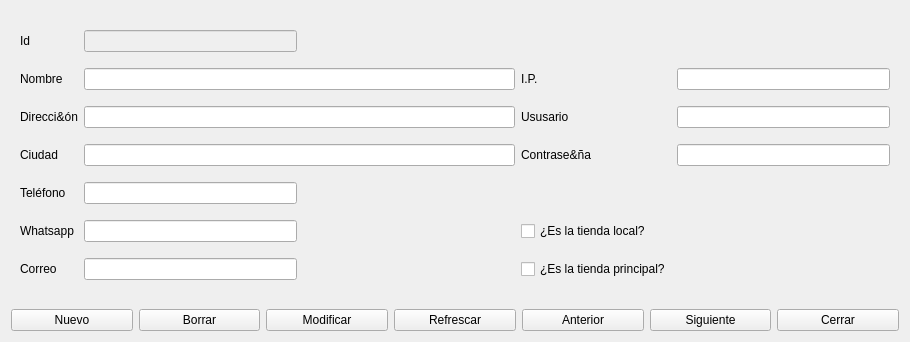
<?xml version="1.0" encoding="UTF-8"?>
<ui version="4.0">
 <class>tiendas</class>
 <widget class="QDialog" name="tiendas">
  <property name="geometry">
   <rect>
    <x>0</x>
    <y>0</y>
    <width>910</width>
    <height>342</height>
   </rect>
  </property>
  <property name="windowTitle">
   <string>Tiendas</string>
  </property>
  <property name="windowIcon">
   <iconset resource="recursos.qrc">
    <normaloff>:/imagenes/Emeicjac logo.jpg</normaloff>:/imagenes/Emeicjac logo.jpg</iconset>
  </property>
  <layout class="QGridLayout" name="gridLayout">
   <item row="3" column="0" colspan="8">
    <layout class="QHBoxLayout" name="horizontalLayout">
     <item>
      <widget class="QPushButton" name="pushButtonNuevo">
       <property name="enabled">
        <bool>true</bool>
       </property>
       <property name="text">
        <string>Nuevo</string>
       </property>
       <property name="autoDefault">
        <bool>false</bool>
       </property>
      </widget>
     </item>
     <item>
      <widget class="QPushButton" name="pushButtonBorrar">
       <property name="enabled">
        <bool>true</bool>
       </property>
       <property name="text">
        <string>Borrar</string>
       </property>
       <property name="autoDefault">
        <bool>false</bool>
       </property>
      </widget>
     </item>
     <item>
      <widget class="QPushButton" name="pushButtonModificar">
       <property name="enabled">
        <bool>true</bool>
       </property>
       <property name="text">
        <string>Modificar</string>
       </property>
       <property name="autoDefault">
        <bool>false</bool>
       </property>
      </widget>
     </item>
     <item>
      <widget class="QPushButton" name="pushButtonRefrescar">
       <property name="text">
        <string>Refrescar</string>
       </property>
       <property name="autoDefault">
        <bool>false</bool>
       </property>
      </widget>
     </item>
     <item>
      <widget class="QPushButton" name="pushButtonAnterior">
       <property name="text">
        <string>Anterior</string>
       </property>
       <property name="autoDefault">
        <bool>false</bool>
       </property>
      </widget>
     </item>
     <item>
      <widget class="QPushButton" name="pushButtonSiguiente">
       <property name="text">
        <string>Siguiente</string>
       </property>
       <property name="autoDefault">
        <bool>false</bool>
       </property>
      </widget>
     </item>
     <item>
      <widget class="QPushButton" name="pushButtonCerrar">
       <property name="text">
        <string>Cerrar</string>
       </property>
       <property name="autoDefault">
        <bool>false</bool>
       </property>
      </widget>
     </item>
    </layout>
   </item>
   <item row="0" column="0" rowspan="3" colspan="8">
    <widget class="QWidget" name="general_2" native="true">
     <layout class="QGridLayout" name="general">
      <item row="6" column="0">
       <widget class="QLabel" name="label_5">
        <property name="text">
         <string>Whatsapp</string>
        </property>
       </widget>
      </item>
      <item row="3" column="3">
       <widget class="QLabel" name="label_8">
        <property name="text">
         <string>Ususario</string>
        </property>
       </widget>
      </item>
      <item row="2" column="4">
       <widget class="QLineEdit" name="lineEditIP">
        <property name="inputMask">
         <string/>
        </property>
       </widget>
      </item>
      <item row="7" column="1">
       <widget class="QLineEdit" name="lineEditEmail"/>
      </item>
      <item row="4" column="0">
       <widget class="QLabel" name="label_4">
        <property name="text">
         <string>Ciudad</string>
        </property>
       </widget>
      </item>
      <item row="2" column="3">
       <widget class="QLabel" name="label_7">
        <property name="text">
         <string>I.P.</string>
        </property>
       </widget>
      </item>
      <item row="6" column="1">
       <widget class="QLineEdit" name="lineEditWharsapp"/>
      </item>
      <item row="1" column="0">
       <widget class="QLabel" name="label_10">
        <property name="text">
         <string>Id</string>
        </property>
       </widget>
      </item>
      <item row="4" column="4">
       <widget class="QLineEdit" name="lineEditPassword">
        <property name="echoMode">
         <enum>QLineEdit::Password</enum>
        </property>
       </widget>
      </item>
      <item row="3" column="0">
       <widget class="QLabel" name="label_2">
        <property name="text">
         <string>Direcci&amp;ón</string>
        </property>
       </widget>
      </item>
      <item row="5" column="1">
       <widget class="QLineEdit" name="lineEditTlfn"/>
      </item>
      <item row="1" column="1">
       <widget class="QLineEdit" name="lineEditId">
        <property name="enabled">
         <bool>false</bool>
        </property>
       </widget>
      </item>
      <item row="1" column="4">
       <spacer name="horizontalSpacer">
        <property name="orientation">
         <enum>Qt::Horizontal</enum>
        </property>
        <property name="sizeHint" stdset="0">
         <size>
          <width>40</width>
          <height>20</height>
         </size>
        </property>
       </spacer>
      </item>
      <item row="4" column="3">
       <widget class="QLabel" name="label_9">
        <property name="text">
         <string>Contrase&amp;ña</string>
        </property>
       </widget>
      </item>
      <item row="3" column="4">
       <widget class="QLineEdit" name="lineEditUsusario"/>
      </item>
      <item row="7" column="0">
       <widget class="QLabel" name="label_6">
        <property name="text">
         <string>Correo</string>
        </property>
       </widget>
      </item>
      <item row="5" column="0">
       <widget class="QLabel" name="label_3">
        <property name="text">
         <string>Teléfono</string>
        </property>
       </widget>
      </item>
      <item row="2" column="0">
       <widget class="QLabel" name="label">
        <property name="text">
         <string>Nombre</string>
        </property>
       </widget>
      </item>
      <item row="1" column="2">
       <spacer name="horizontalSpacer_2">
        <property name="orientation">
         <enum>Qt::Horizontal</enum>
        </property>
        <property name="sizeHint" stdset="0">
         <size>
          <width>40</width>
          <height>20</height>
         </size>
        </property>
       </spacer>
      </item>
      <item row="2" column="1" colspan="2">
       <widget class="QLineEdit" name="lineEditNombre"/>
      </item>
      <item row="3" column="1" colspan="2">
       <widget class="QLineEdit" name="lineEditDireccion"/>
      </item>
      <item row="4" column="1" colspan="2">
       <widget class="QLineEdit" name="lineEditCiudad"/>
      </item>
      <item row="7" column="3">
       <widget class="QCheckBox" name="checkBoxMaster">
        <property name="text">
         <string>¿Es la tienda principal?</string>
        </property>
       </widget>
      </item>
      <item row="6" column="3">
       <widget class="QCheckBox" name="checkBoxLocal">
        <property name="text">
         <string>¿Es la tienda local?</string>
        </property>
       </widget>
      </item>
     </layout>
    </widget>
   </item>
  </layout>
 </widget>
 <tabstops>
  <tabstop>lineEditNombre</tabstop>
  <tabstop>lineEditDireccion</tabstop>
  <tabstop>lineEditCiudad</tabstop>
  <tabstop>lineEditTlfn</tabstop>
  <tabstop>lineEditWharsapp</tabstop>
  <tabstop>lineEditEmail</tabstop>
  <tabstop>lineEditIP</tabstop>
  <tabstop>lineEditUsusario</tabstop>
  <tabstop>lineEditPassword</tabstop>
  <tabstop>pushButtonNuevo</tabstop>
  <tabstop>pushButtonBorrar</tabstop>
  <tabstop>pushButtonModificar</tabstop>
  <tabstop>pushButtonRefrescar</tabstop>
  <tabstop>pushButtonAnterior</tabstop>
  <tabstop>pushButtonSiguiente</tabstop>
  <tabstop>pushButtonCerrar</tabstop>
  <tabstop>lineEditId</tabstop>
 </tabstops>
 <resources>
  <include location="recursos.qrc"/>
 </resources>
 <connections>
  <connection>
   <sender>pushButtonCerrar</sender>
   <signal>clicked()</signal>
   <receiver>tiendas</receiver>
   <slot>accept()</slot>
   <hints>
    <hint type="sourcelabel">
     <x>850</x>
     <y>299</y>
    </hint>
    <hint type="destinationlabel">
     <x>788</x>
     <y>246</y>
    </hint>
   </hints>
  </connection>
 </connections>
</ui>
